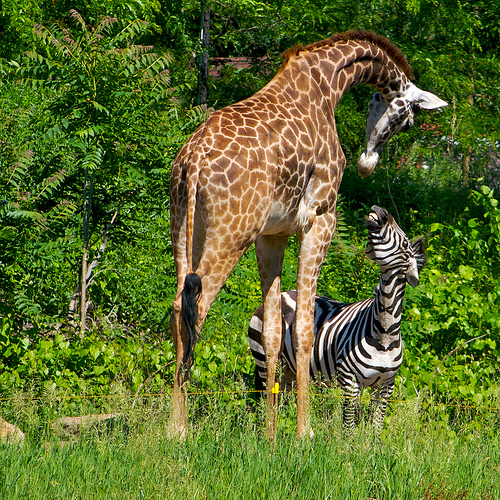
//> input picture 3/input.jpg, 500 x 500 px
$ ./源   (built with g++ and OpenCV 4)
//> lines starting //> are read from the running program, lines starting //| are printed output that depends on the picture
#include "stdafx.h"

#include<iostream>


#include "cv.h"
#include "highgui.h"
#include "math.h"
#include "opencv2/core/core.hpp"

#pragma comment(lib,"opencv_core2410d.lib")
#pragma comment(lib,"opencv_highgui2410d.lib")
#pragma comment(lib,"opencv_imgproc2410d.lib")


#define DOWNRESIZE 0 // 缩小
#define UPRESIZE   1 // 放大
#define HORAO      2 // 水平外凹
#define HORTU      3 // 水平外凸
#define LADDER     4 // 梯形变形
#define TRIANGLE   5 // 三角形变形
#define SSHAPE     6 // S形变形
#define WAVESHAPE  7 // 波浪形变形
#define Concentrated 8 //集中形变形
#define Scattered   9 // 散开形变形

#define RANGE     100 // 水平外凹或外凸的幅度
#define PI        3.1415926

using namespace std;
using namespace cv;

void MaxFrame(IplImage* frame)
{
	uchar* old_data = (uchar*)frame->imageData;
	uchar* new_data = new uchar[frame->widthStep * frame->height];

	int center_X = frame->width / 2;
	int center_Y = frame->height / 2;
	int radius = 400;
	int newX = 0;
	int newY = 0;

	int real_radius = (int)(radius / 2.0);
	for (int i = 0; i < frame->width; i++)
	{
		for (int j = 0; j < frame->height; j++)
		{
			int tX = i - center_X;
			int tY = j - center_Y;

			int distance = (int)(tX * tX + tY * tY);
			if (distance < radius * radius)
			{
				newX = (int)((float)(tX) / 2.0);
				newY = (int)((float)(tY) / 2.0);

				newX = (int)(newX * (sqrt((double)distance) / real_radius));
				newX = (int)(newX * (sqrt((double)distance) / real_radius));

				newX = newX + center_X;
				newY = newY + center_Y;

				new_data[frame->widthStep * j + i * 3] = old_data[frame->widthStep * newY + newX * 3];
				new_data[frame->widthStep * j + i * 3 + 1] = old_data[frame->widthStep * newY + newX * 3 + 1];
				new_data[frame->widthStep * j + i * 3 + 2] = old_data[frame->widthStep * newY + newX * 3 + 2];
			}
			else
			{
				new_data[frame->widthStep * j + i * 3] = old_data[frame->widthStep * j + i * 3];
				new_data[frame->widthStep * j + i * 3 + 1] = old_data[frame->widthStep * j + i * 3 + 1];
				new_data[frame->widthStep * j + i * 3 + 2] = old_data[frame->widthStep * j + i * 3 + 2];
			}
		}
	}
	memcpy(old_data, new_data, sizeof(uchar) * frame->widthStep * frame->height);
	delete[] new_data;
}


// [43 lines left out: function MinFrame, not called in this run]

// 哈哈镜制作
int main(int argc, char** argv)
{
	IplImage* pImg; //声明IplImage指针
	IplImage* pImg1; //声明IplImage指针
	int i, j;
	int method = 0;
	CvSize size;
	double tmp;

	method = 8;
	//method = HORAO;

	//载入图像
	pImg = cvLoadImage("input.jpg", 1);
//> pImg is the input picture: 500 rows x 500 cols, CV_8UC3; mean B, G, R 42.3, 107.9, 91.8
	cvNamedWindow("Image", 1);//创建窗口
	cvShowImage("Image", pImg);//显示图像
	printf("imageSize: %d height: %d, width: %d, nChannels: %d\n", pImg->imageSize, pImg->height, pImg->width, pImg->nChannels);
//| imageSize: 750000 height: 500, width: 500, nChannels: 3

	//MaxFrame(pImg);
	//MinFrame(pImg);

	switch (method)
	{
		// 图像缩小
	case DOWNRESIZE:
		size = cvGetSize(pImg);
		size.width = (size.width >> 3) << 2; // 在OpenCV里边，widthStep必须是4的倍数，从而实现字节对齐，有利于提高运算速度。
		size.height = size.height >> 1;
		pImg1 = cvCreateImage(size, IPL_DEPTH_8U, 1);
		printf("imageSize: %d height: %d, width: %d, nChannels: %d\n", pImg1->imageSize, pImg1->height, pImg1->width, pImg1->nChannels);
		for (i = 0; i<pImg1->height; i++)
			for (j = 0; j<pImg1->width; j++)
			{
				pImg1->imageData[i*pImg1->width + j] = pImg->imageData[i * 2 * pImg->width + j * 2];
			}
		break;
		// 图像放大
	case UPRESIZE:
		/* 添加代码 */
		break;
		// 水平外凹
	case HORAO:
		pImg1 = cvCreateImage(cvGetSize(pImg), IPL_DEPTH_8U, 1);
		printf("imageSize: %d height: %d, width: %d, nChannels: %d\n", pImg1->imageSize, pImg1->height, pImg1->width, pImg1->nChannels);
		for (i = 0; i<pImg1->height; i++)
		{
			tmp = RANGE*sin(i*PI / pImg1->height);
			for (j = tmp; j<pImg1->width - tmp; j++)
			{
				pImg1->imageData[i*pImg1->width + j] = pImg->imageData[i*pImg->width + (int)((j - tmp)*(pImg->width) / (pImg->width - 2 * tmp))];
			}
		}
		break;
		// 水平外凸
	case HORTU:
		/* 添加代码 */
		break;
		// 梯形变形
	case LADDER:
		/* 添加代码 */
		break;
		// 三角形变形
	case TRIANGLE:
		/* 添加代码 */
		break;
		// S形变形
	case SSHAPE:
		/* 添加代码 */
		break;
		// 波浪形变形
	case WAVESHAPE:
		/* 添加代码 */
		break;
	case Concentrated:
		MaxFrame(pImg);
//> the loop in MaxFrame, `for (int i = 0; i < frame->width; i++)` made 500 passes
//> newX on passes 1 to 3: -138, -133, -131
//> after the loop in MaxFrame, `for (int i = 0; i < frame->width; i++)`: newX = 633; newY = 374
//> in MaxFrame, `memcpy(old_data, new_data, sizeof(uchar) * frame->widthStep * frame->h..`:
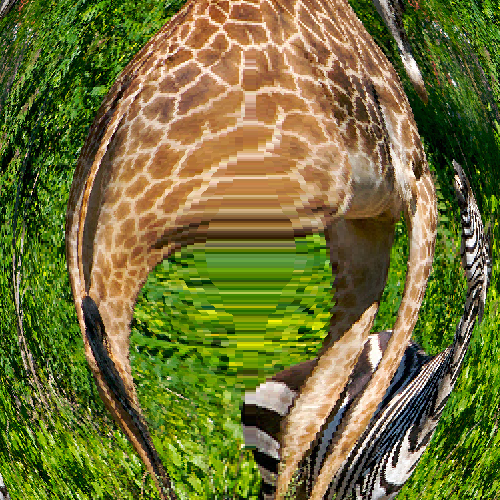
//> frame: 500 rows x 500 cols, CV_8UC3; mean B, G, R 54.9, 114.6, 113.6
		break;
	case Scattered:
		MinFrame(pImg);
		break;
	default:
		printf("no method support\n");
		break;
	}

	// 显示结果
	cvNamedWindow("Image1", 1);//创建窗口
	cvShowImage("Image1", pImg);//显示图像

	cvWaitKey(0); //等待按键

				  //销毁窗口 释放内存
	cvDestroyWindow("Image");//销毁窗口
	cvReleaseImage(&pImg); //释放图像
	cvDestroyWindow("Image1");//销毁窗口
	cvReleaseImage(&pImg1); //释放图像

	return 0;

}
